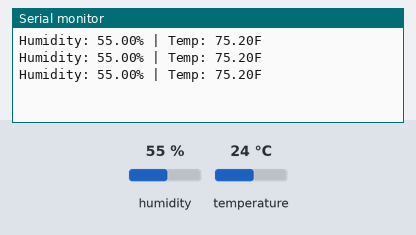
This sketch was run on a simulated Arduino Uno, built with avr-gcc and run on an emulated ATmega328P. Parts: the last lines printed to the serial monitor. Inputs (shaded band) come from the test bench; at power-on: humidity 55 %, temperature 24 °C.

Above: at 3.8 s.
3.9 s: humidity set to 22 %
At 5.8 s:
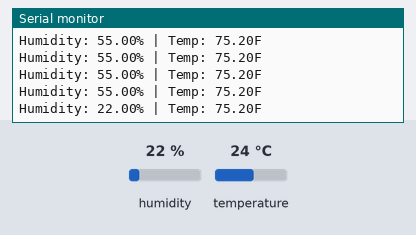
6.7 s: temperature set to 12 °C
At 7.8 s:
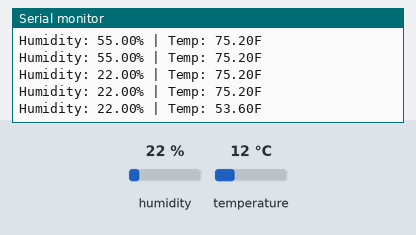
9.5 s: humidity set to 40 %
At 10.8 s:
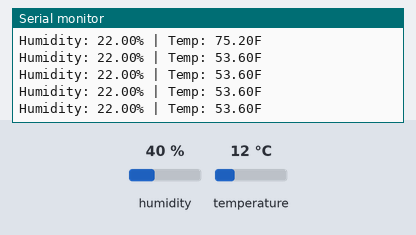
Timing chart, 0 to 12.5 s (numbered marks = the images above; inputs shaded):
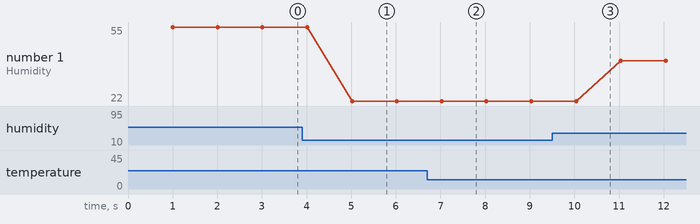

The sketch:

temp_humid.ino
```cpp
#include <DHT.h>
#include <DHT_U.h>

#define DHT_PIN 7
#define DHT_TYPE DHT22
DHT dht(DHT_PIN, DHT_TYPE);

int chk;
float hum;
float temp;

void setup() {
  Serial.begin(9600);
  dht.begin();
}

void loop() {
  delay(1000);
  hum = dht.readHumidity();
  // true to indicate Fahrenheit
  temp = dht.readTemperature(true);

  Serial.print("Humidity: ");
  Serial.print(hum);
  Serial.print("% | ");
  Serial.print("Temp: ");
  Serial.print(temp);
  Serial.println("F");
}
```

Measured:
- after the input at 3.9 s, the serial monitor: prints a new line after 1.1 s (image 1)
- after the input at 6.7 s, the serial monitor: prints a new line after 0.33 s (image 2)
- plotted number 1: 55 → 22 after the input at 3.9 s, 22 → 40 after the input at 9.5 s
